Frame 1 (no input): blank canvas, image omitted
Frame 60 (no input): blank canvas, image omitted
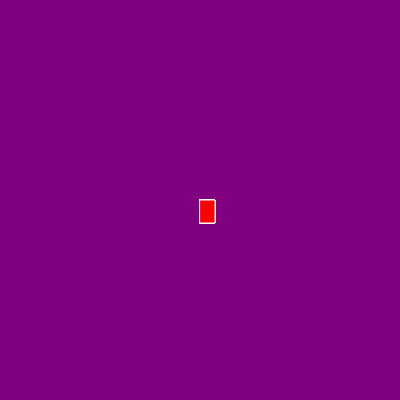
Frame 120 (the mouse pressed at the canvas centre since frame 60)

The p5.js sketch whose frames 1 and 60 were blank and that drew this single picture after the mouse press (run headless with seeded random() and noise() and a simulated clock; from frame 60 on, the mouse is pressed at the canvas centre):

// p5.js sketch
// ── sketch.js
function setup() {
    createCanvas(400, 400);
  background("purple")
  }
  function draw() {
  stroke("blu")
  fill("red")
   if(mouseIsPressed)
    rect(mouseX,mouseY,15,23);
  }
